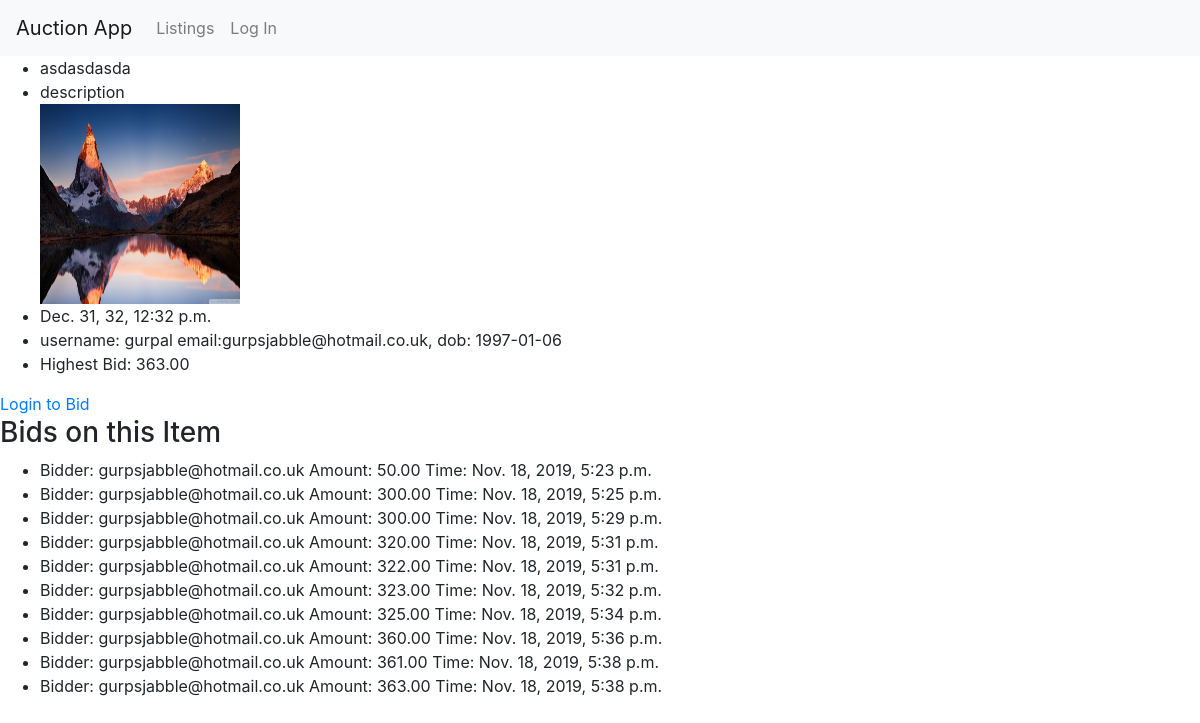
/auction/listings/13, run on the app's committed database.
### auction/models.py (models this page shows)
class Item(models.Model):
  title = models.CharField(max_length=100)
  description = models.CharField(max_length=100)
  image = models.ImageField(upload_to='gallery', blank=True, null=True)
  endDateTime = models.DateTimeField(default=now, editable=True)
  userProfile = models.ForeignKey(UserProfile, on_delete=models.CASCADE)
  price = models.DecimalField(max_digits=8, decimal_places=2, default=0.99)

class UserProfile(User):
    dob = models.DateField(max_length=8)
    def __str__(self):
          return "username: " + self.username +  '\nemail:' + self.email + ", \ndob: " + str(self.dob)

class Bid(models.Model):
  userProfile = models.ForeignKey(UserProfile, on_delete=models.CASCADE)
  item = models.ForeignKey(Item, on_delete=models.CASCADE)
  amount = models.DecimalField(max_digits=8, decimal_places=2)
  bidDateTime = models.DateTimeField()

### auction/views.py (the view)
# urls.py: path('listings/<int:itemid>', views.listing, name='listing'),
def listing(request, itemid):
    item = Item.objects.get(pk=itemid)
    bids = Bid.objects.filter(item = itemid);
    context = {
        'item': item,
        'bids': bids
    }
    return render(request, 'auction/listing.html', context)

### auction/templates/auction/listing.html (shortened to what this page needs)
{% load static %}
<!DOCTYPE html>
<html>
  <head>
    <link
      rel="stylesheet"
      type="text/css"
      href="{% static 'auction/listings.css' %}"
    />
    <link
      rel="stylesheet"
      href="https://maxcdn.bootstrapcdn.com/bootstrap/4.1.3/css/bootstrap.min.css"
    />
  </head>
  <body>
    <nav class="navbar navbar-expand-lg navbar-light bg-light">
      <a class="navbar-brand" href="/auction/">Auction App</a>
      <div class="collapse navbar-collapse" id="navbarSupportedContent">
        <ul class="navbar-nav mr-auto">
          <li class="nav-item">
            <a class="nav-link" href="/auction/listings"
              >Listings <span class="sr-only">(current)</span></a
            >
          </li>
          {% if request.session.username is None %}
          <li class="nav-item">
            <a class="nav-link" href="/auction/login"
              >Log In <span class="sr-only">(current)</span></a
            >
          </li>
          {% endif %}
        </ul>
      </div>
    </nav>
    {% if item %}
    <ul id="item" itemid="{{item.id}}">
      <li>{{ item.title }}</li>
      <li>{{ item.description }}</li>
      <img src="{{ item.image.url }}" width="200px" height="200px" />
      <li>{{ item.endDateTime }}</li>
      <li>{{ item.userProfile }}</li>
      <li>Highest Bid: {{ item.price }}</li>
    </ul>
    {% if request.session.username %}
    <input
      id="bid-amount"
      type="number"
      name="number"
      value="{{ item.price }}"
    />
    <button type="button" name="button" onclick="bidOnItem()">Bid</button>
    <br /><br />
    {% else %}
    <a href="/auction/login">Login to Bid</a>
    {% endif %} {% else %}
    <p>item doesnt exist</p>
    {% endif %} {% if bids %}
    <h3>Bids on this Item</h3>
    <ul>
      {% for bid in bids %}
      <li>
        Bidder: {{bid.userProfile.email}} Amount: {{bid.amount}} Time:
        {{bid.bidDateTime}}
      </li>
      {% endfor %}
    </ul>
    {% endif %}
  </body>
</html>

### data on the page
Item: title "asdasdasda", description "description", image (picture), endDateTime "Dec. 31, 32, 12:32 p.m.", userProfile "username: gurpal email:gurpsjabble@hotmail.co.uk, dob: 1997-01-06", price "363.00"
Bid: userProfile.email "gurpsjabble@hotmail.co.uk", amount "50.00", bidDateTime "Nov. 18, 2019, 5:23 p.m."
Bid: userProfile.email "gurpsjabble@hotmail.co.uk", amount "300.00", bidDateTime "Nov. 18, 2019, 5:25 p.m."
Bid: userProfile.email "gurpsjabble@hotmail.co.uk", amount "300.00", bidDateTime "Nov. 18, 2019, 5:29 p.m."
Bid: userProfile.email "gurpsjabble@hotmail.co.uk", amount "320.00", bidDateTime "Nov. 18, 2019, 5:31 p.m."
Bid: userProfile.email "gurpsjabble@hotmail.co.uk", amount "322.00", bidDateTime "Nov. 18, 2019, 5:31 p.m."
Bid: userProfile.email "gurpsjabble@hotmail.co.uk", amount "323.00", bidDateTime "Nov. 18, 2019, 5:32 p.m."
Bid: userProfile.email "gurpsjabble@hotmail.co.uk", amount "325.00", bidDateTime "Nov. 18, 2019, 5:34 p.m."
Bid: userProfile.email "gurpsjabble@hotmail.co.uk", amount "360.00", bidDateTime "Nov. 18, 2019, 5:36 p.m."
Bid: userProfile.email "gurpsjabble@hotmail.co.uk", amount "361.00", bidDateTime "Nov. 18, 2019, 5:38 p.m."
Bid: userProfile.email "gurpsjabble@hotmail.co.uk", amount "363.00", bidDateTime "Nov. 18, 2019, 5:38 p.m."
